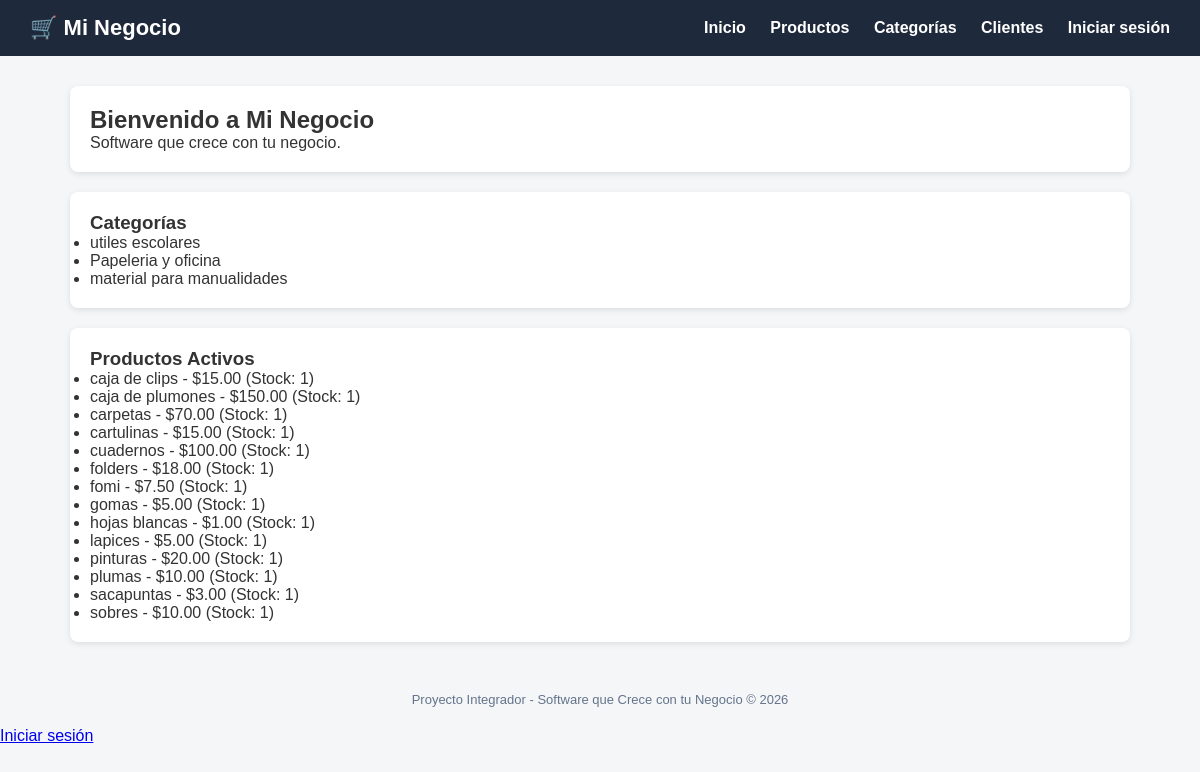
The page / on the database its author committed.
### tienda/models.py (models this page shows, shortened)
class Categoria(models.Model):
    nombre = models.CharField(max_length=100)
    descripcion = models.TextField(blank=True, null=True)
    class Meta:
        verbose_name = "Categoria"
        verbose_name_plural = "Categorías"

class Producto(models.Model):
    nombre = models.CharField(max_length=200)
    descripcion = models.TextField(blank=True, null=True)
    precio = models.DecimalField(max_digits=10, decimal_places=2)
    stock = models.IntegerField(default=0)
    categoria = models.ForeignKey(Categoria, on_delete=models.CASCADE)
    fecha_creacion = models.DateTimeField(auto_now_add=True)
    activo = models.BooleanField(default=True)
    class Meta:
        verbose_name = "Producto"
        verbose_name_plural = "Productos"
        ordering = ['nombre']

### tienda/views.py (the view)
# urls.py: path('', views.inicio, name='inicio'),
def inicio(request):
    productos = Producto.objects.filter(activo=True)
    categorias = Categoria.objects.all()
    return render(request, 'tienda/inicio.html', {
        'productos': productos,
        'categorias': categorias
    })

### tienda/templates/tienda/inicio.html (shortened to what this page needs)
{% extends 'base.html' %}
{% block content %}
<div class="card">
    <h2>Bienvenido a Mi Negocio</h2>
    <p>Software que crece con tu negocio.</p>
</div>
<div class="card">
    <h3>Categorías</h3>
    <ul>
        {% for categoria in categorias %}
            <li>{{ categoria.nombre }}</li>
        {% empty %}
            <li>No hay categorías registradas.</li>
        {% endfor %}
    </ul>
</div>
<div class="card">
    <h3>Productos Activos</h3>
    <ul>
        {% for producto in productos %}
            <li>{{ producto.nombre }} - ${{ producto.precio }} (Stock: {{ producto.stock }})</li>
        {% empty %}
            <li>No hay productos activos.</li>
        {% endfor %}
    </ul>
</div>
{% endblock %}

### tienda/templates/base.html (shortened to what this page needs)
<!DOCTYPE html>
<html lang="es">
<head>
</head>
<body>
    <header>
        <h1>🛒 Mi Negocio</h1>
        <nav>
           <a href="{% url 'inicio' %}">Inicio</a>
            <a href="{% url 'lista_productos' %}">Productos</a>
            <a href="{% url 'lista_categorias' %}">Categorías</a>
            <a href="{% url 'lista_clientes' %}">Clientes</a>
            {% if user.is_authenticated %}
            <a href="{% url 'dashboard' %}">Dashboard</a>
            <span style="color:#38bdf8;">👤 {{ user.username }}</span>
            <form action="{% url 'logout' %}" method="post" style="display:inline;">
            {% csrf_token %}
            <button type="submit" class="btn btn-danger" style="margin-left:10px;">Cerrar sesión</button>
            </form>
            {% else %}
            <a href="{% url 'login' %}">Iniciar sesión</a>
            {% endif %}
        </nav>
    </header>
    <div class="container">
        {% block content %}{% endblock %}
    </div>
    <footer>
        Proyecto Integrador - Software que Crece con tu Negocio &copy; {% now "Y" %}
    </footer>
</body>
{% if user.is_authenticated %}
<span style="color:#38bdf8;">👤 {{ user.username }}</span>
<a href="{% url 'dashboard' %}">Dashboard</a>
<form action="{% url 'logout' %}" method="post" style="display:inline;"
>
{% csrf_token %}
<button type="submit" class="btn btn-danger" style="margin-left:15px;
">Cerrar sesión</button>
</form>
{% else %}
<a href="{% url 'login' %}">Iniciar sesión</a>
{% endif %}
</html>

### tienda/templates/base.html (style rules this page uses)
* { margin: 0; padding: 0; box-sizing: border-box; }
body { font-family: Arial, sans-serif; background: #f4f6f8; color: #333; }
header { background: #1e293b; color: #fff; padding: 15px 30px; display: flex; justify-content: space-between; align-items: center; }
header h1 { font-size: 22px; }
header nav a { color: #fff; text-decoration: none; margin-left: 20px; font-weight: bold; }
.container { max-width: 1100px; margin: 30px auto; padding: 0 20px; }
.card { background: #fff; border-radius: 8px; padding: 20px; box-shadow: 0 2px 6px rgba(0,0,0,0.1); margin-bottom: 20px; }
footer { text-align: center; padding: 20px; color: #64748b; font-size: 13px; }

### rows shown on the page
Categoria: nombre "utiles escolares"
Categoria: nombre "Papeleria y oficina"
Categoria: nombre "material para manualidades"
Producto: nombre "caja de clips", precio "15.00", stock "1"
Producto: nombre "caja de plumones", precio "150.00", stock "1"
Producto: nombre "carpetas", precio "70.00", stock "1"
Producto: nombre "cartulinas", precio "15.00", stock "1"
Producto: nombre "cuadernos", precio "100.00", stock "1"
Producto: nombre "folders", precio "18.00", stock "1"
Producto: nombre "fomi", precio "7.50", stock "1"
Producto: nombre "gomas", precio "5.00", stock "1"
Producto: nombre "hojas blancas", precio "1.00", stock "1"
Producto: nombre "lapices", precio "5.00", stock "1"
Producto: nombre "pinturas", precio "20.00", stock "1"
Producto: nombre "plumas", precio "10.00", stock "1"
Producto: nombre "sacapuntas", precio "3.00", stock "1"
Producto: nombre "sobres", precio "10.00", stock "1"
